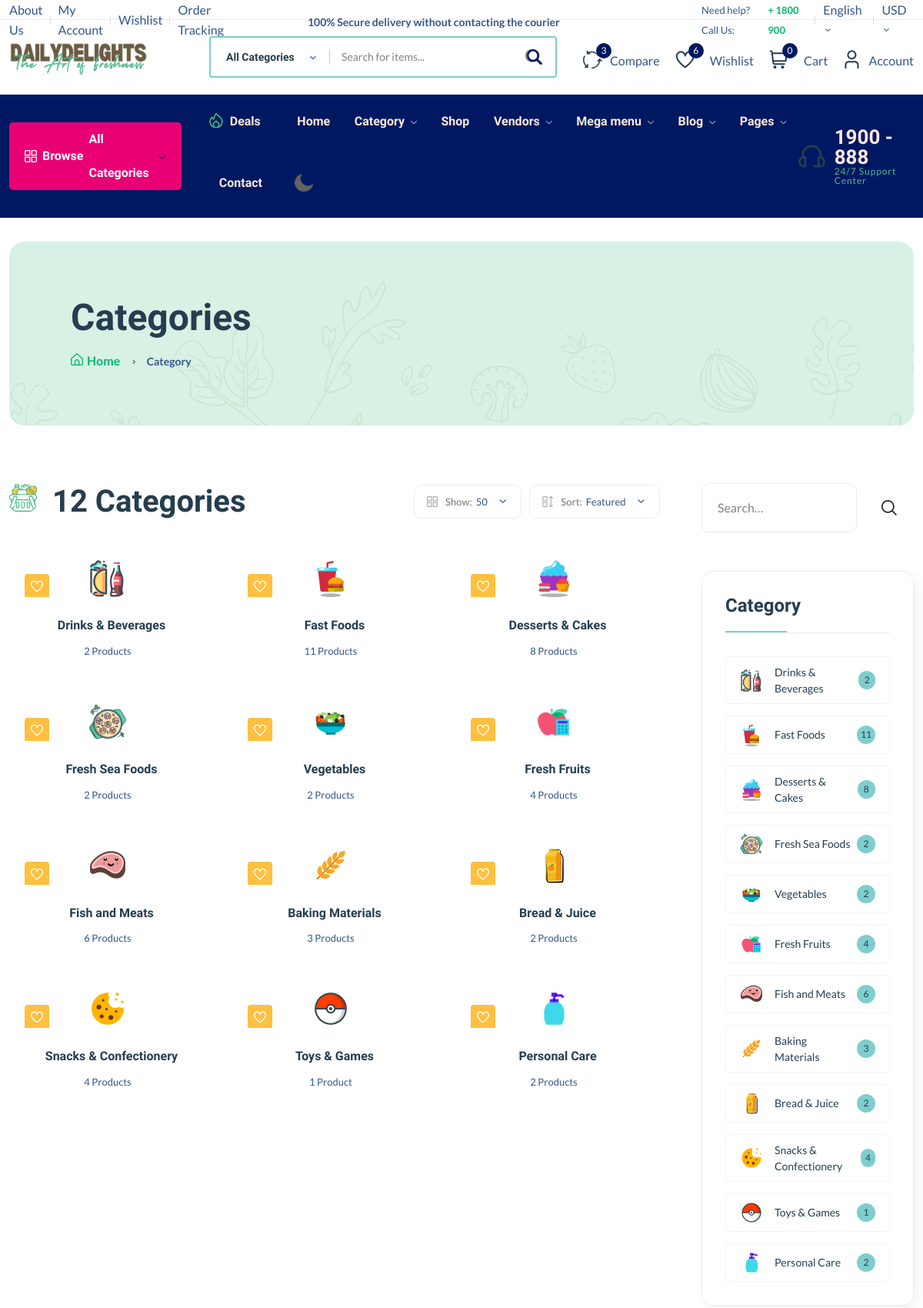
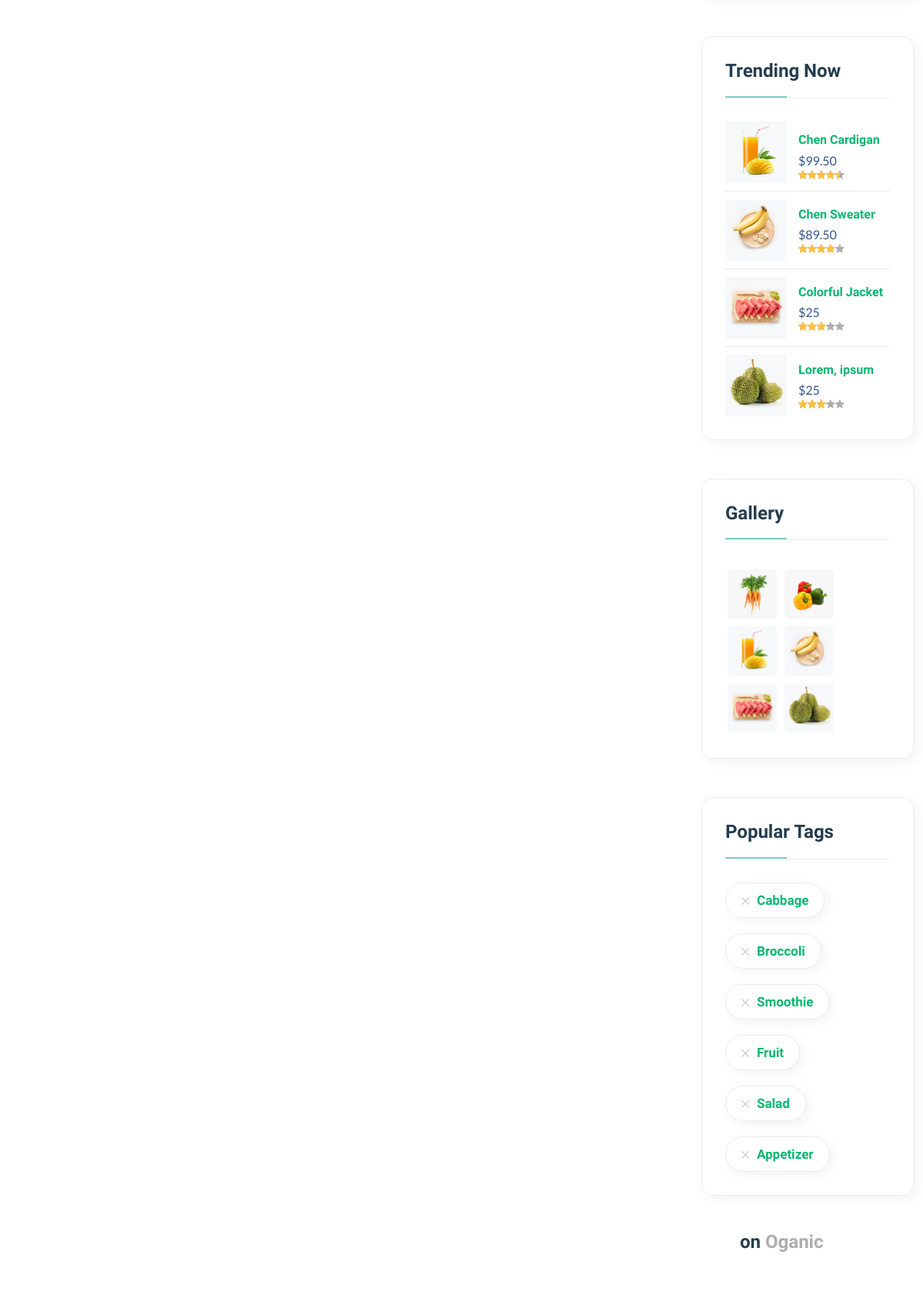
The page /category/ (upper part) on the database its author committed (2 pictures, top to bottom).
### core/models.py (models this page shows, shortened)
class Category(models.Model):
    cid = ShortUUIDField(unique=True, length=10, max_length=20, prefix="cat",alphabet="abcdefgh12345")
    title = models.CharField(max_length = 100, default="Food")
    image = models.ImageField(upload_to="category",default="category.jpg")
    class Meta:
        verbose_name_plural = "Categories"

### core/views.py (the view)
# urls.py: path("category/", category_list_view, name = "category-list"),
def category_list_view(request):
    categories = Category.objects.all()
    context = {
        "categories": categories
    }
    return render(request, 'core/category-list.html', context)

### templates/core/category-list.html (shortened to what this page needs)
{% extends 'partials/base.html'  %}
{% load static %}
{% block content %}
<main class="main">
    <div class="page-header mt-30 mb-75">
        <div class="container">
            <div class="archive-header">
                <div class="row align-items-center">
                    <div class="col-xl-3">
                        <h1 class="mb-15">Categories</h1>
                        <div class="breadcrumb">
                            <a href='index.html' rel='nofollow'><i class="fi-rs-home mr-5"></i>Home</a>
                            <span></span> Category
                        </div>
                    </div>
                </div>
            </div>
        </div>
    </div>
    <div class="page-content mb-50">
        <div class="container">
            <div class="row">
                <div class="col-lg-9">
                    <div class="shop-product-fillter mb-50 pr-30">
                        <div class="totall-product">
                            <h2>
                                <img class="w-36px mr-10" src="assets/imgs/theme/icons/category-1.svg" alt="" />
                                {{categories.count}} Categories
                            </h2>
                        </div>
                        <div class="sort-by-product-area">
                            <div class="sort-by-cover mr-10">
                                <div class="sort-by-product-wrap">
                                    <div class="sort-by">
                                        <span><i class="fi-rs-apps"></i>Show:</span>
                                    </div>
                                    <div class="sort-by-dropdown-wrap">
                                        <span> 50 <i class="fi-rs-angle-small-down"></i></span>
                                    </div>
                                </div>
                            </div>
                            <div class="sort-by-cover">
                                <div class="sort-by-product-wrap">
                                    <div class="sort-by">
                                        <span><i class="fi-rs-apps-sort"></i>Sort:</span>
                                    </div>
                                    <div class="sort-by-dropdown-wrap">
                                        <span>Featured <i class="fi-rs-angle-small-down"></i></span>
                                    </div>
                                </div>
                            </div>
                        </div>
                    </div>
                    <div class="loop-grid pr-30">
                        <div class="row">
                            {% for c in categories %}
                            <article class="col-xl-4 col-lg-6 col-md-6 text-center hover-up mb-30 animated">
                                <div class="post-thumb">
                                    <a href="{% url 'core:category-product-list' c.cid %}">
                                        <img class="border-radius-15" src="{{ c.image.url }}" alt="" />
                                    </a>
                                    <div class="entry-meta">
                                        <a class='entry-meta meta-2' href='blog-category-grid.html'><i class="fi-rs-heart"></i></a>
                                    </div>
                                </div>
                                <div class="entry-content-2">
                                    <h4 class="post-title mb-15">
                                        <a href="{% url 'core:category-product-list' c.cid %}">{{ c.title }}</a>
                                    </h4>
                                    <div class="entry-meta font-xs color-grey mt-10 pb-10">
                                        <div>
                                            <span class="hit-count mr-10">{{ c.category.count }} Product{{ c.category.count|pluralize }}</span>
                                        </div>
                                    </div>
                                </div>
                            </article>
                            {% endfor %}
                        </div>
                    </div>
                </div>
                <div class="col-lg-3 primary-sidebar sticky-sidebar">
                    <div class="widget-area">
                        <div class="sidebar-widget-2 widget_search mb-50">
                            <div class="search-form">
                                <form action="#">
                                    <input type="text" placeholder="Search…" />
                                    <button type="submit"><i class="fi-rs-search"></i></button>
                                </form>
                            </div>
                        </div>
                        <div class="sidebar-widget widget-category-2 mb-50">
                            <h5 class="section-title style-1 mb-30">Category</h5>
                            <ul>
                            {% for c in categories %}
                                <li>
                                    <a href="{% url 'core:category-product-list' c.cid %}"> <img src="{{ c.image.url}}" alt="" />{{ c.title }}</a><span class="count">{{ c.category.count }}</span>
                                </li>
                                {% endfor %}
                            </ul>
                        </div>
                        <div class="sidebar-widget product-sidebar mb-50 p-30 bg-grey border-radius-10">
                            <h5 class="section-title style-1 mb-30">Trending Now</h5>
                            <div class="single-post clearfix">
                                <div class="image">
                                    <img src="assets/imgs/shop/thumbnail-3.jpg" alt="#" />
                                </div>
                                <div class="content pt-10">
                                    <h5><a href="shop-product-detail.html">Chen Cardigan</a></h5>
                                    <p class="price mb-0 mt-5">$99.50</p>
                                    <div class="product-rate">
                                        <div class="product-rating" style="width: 90%"></div>
                                    </div>
                                </div>
                            </div>
                            <div class="single-post clearfix">
                                <div class="image">
                                    <img src="assets/imgs/shop/thumbnail-4.jpg" alt="#" />
                                </div>
                                <div class="content pt-10">
                                    <h6><a href="shop-product-detail.html">Chen Sweater</a></h6>
                                    <p class="price mb-0 mt-5">$89.50</p>
                                    <div class="product-rate">
                                        <div class="product-rating" style="width: 80%"></div>
                                    </div>
                                </div>
                            </div>
                            <div class="single-post clearfix">
                                <div class="image">
                                    <img src="assets/imgs/shop/thumbnail-5.jpg" alt="#" />
                                </div>
                                <div class="content pt-10">
                                    <h6><a href="shop-product-detail.html">Colorful Jacket</a></h6>
                                    <p class="price mb-0 mt-5">$25</p>
                                    <div class="product-rate">
                                        <div class="product-rating" style="width: 60%"></div>
                                    </div>
                                </div>
                            </div>
                            <div class="single-post clearfix">
                                <div class="image">
                                    <img src="assets/imgs/shop/thumbnail-6.jpg" alt="#" />
                                </div>
                                <div class="content pt-10">
                                    <h6><a href="shop-product-detail.html">Lorem, ipsum</a></h6>
                                    <p class="price mb-0 mt-5">$25</p>
                                    <div class="product-rate">
                                        <div class="product-rating" style="width: 60%"></div>
                                    </div>
                                </div>
                            </div>
                        </div>
                        <div class="sidebar-widget widget_instagram mb-50">
                            <h5 class="section-title style-1 mb-30">Gallery</h5>
                            <div class="instagram-gellay">
                                <ul class="insta-feed">
                                    <li>
                                        <a href="#"><img class="border-radius-5" src="assets/imgs/shop/thumbnail-1.jpg" alt="" /></a>
                                    </li>
                                    <li>
                                        <a href="#"><img class="border-radius-5" src="assets/imgs/shop/thumbnail-2.jpg" alt="" /></a>
                                    </li>
                                    <li>
                                        <a href="#"><img class="border-radius-5" src="assets/imgs/shop/thumbnail-3.jpg" alt="" /></a>
                                    </li>
                                    <li>
                                        <a href="#"><img class="border-radius-5" src="assets/imgs/shop/thumbnail-4.jpg" alt="" /></a>
                                    </li>
                                    <li>
                                        <a href="#"><img class="border-radius-5" src="assets/imgs/shop/thumbnail-5.jpg" alt="" /></a>
                                    </li>
                                    <li>
                                        <a href="#"><img class="border-radius-5" src="assets/imgs/shop/thumbnail-6.jpg" alt="" /></a>
                                    </li>
                                </ul>
                            </div>
                        </div>
                        <div class="sidebar-widget widget-tags mb-50 pb-10">
                            <h5 class="section-title style-1 mb-30">Popular Tags</h5>
                            <ul class="tags-list">
                                <li class="hover-up">
                                    <a href='blog-category-grid.html'><i class="fi-rs-cross mr-10"></i>Cabbage</a>
                                </li>
                                <li class="hover-up">
                                    <a href='blog-category-grid.html'><i class="fi-rs-cross mr-10"></i>Broccoli</a>
                                </li>
                                <li class="hover-up">
                                    <a href='blog-category-grid.html'><i class="fi-rs-cross mr-10"></i>Smoothie</a>
                                </li>
                                <li class="hover-up">
                                    <a href='blog-category-grid.html'><i class="fi-rs-cross mr-10"></i>Fruit</a>
                                </li>
                                <li class="hover-up mr-0">
                                    <a href='blog-category-grid.html'><i class="fi-rs-cross mr-10"></i>Salad</a>
                                </li>
                                <li class="hover-up mr-0">
                                    <a href='blog-category-grid.html'><i class="fi-rs-cross mr-10"></i>Appetizer</a>
                                </li>
                            </ul>
                        </div>
                        <div class="banner-img wow fadeIn mb-50 animated d-lg-block d-none">
                            <div class="banner-text">
                                <h4>
                                    Save 17% <br />
                                    on <span class="text-brand">Oganic</span><br />
                                </h4>
                            </div>
                        </div>
                    </div>
                </div>
            </div>
        </div>
    </div>
</main>
{% endblock content %}

### rows shown on the page
Category: image (picture), title "Drinks & Beverages", category.count "2"
Category: image (picture), title "Fast Foods", category.count "11"
Category: image (picture), title "Desserts & Cakes", category.count "8"
Category: image (picture), title "Fresh Sea Foods", category.count "2"
Category: image (picture), title "Vegetables", category.count "2"
Category: image (picture), title "Fresh Fruits", category.count "4"
Category: image (picture), title "Fish and Meats", category.count "6"
Category: image (picture), title "Baking Materials", category.count "3"
Category: image (picture), title "Bread & Juice", category.count "2"
Category: image (picture), title "Snacks & Confectionery", category.count "4"
Category: image (picture), title "Toys & Games", category.count "1"
Category: image (picture), title "Personal Care", category.count "2"

### other values the page prints
{{ request.session.cart_data_obj|length }} "0"
{{ categories.count }} "12"
